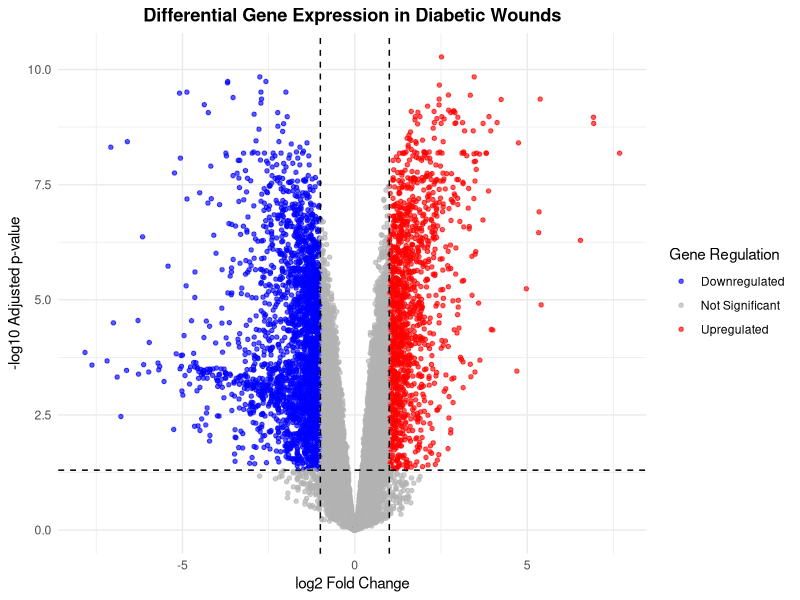
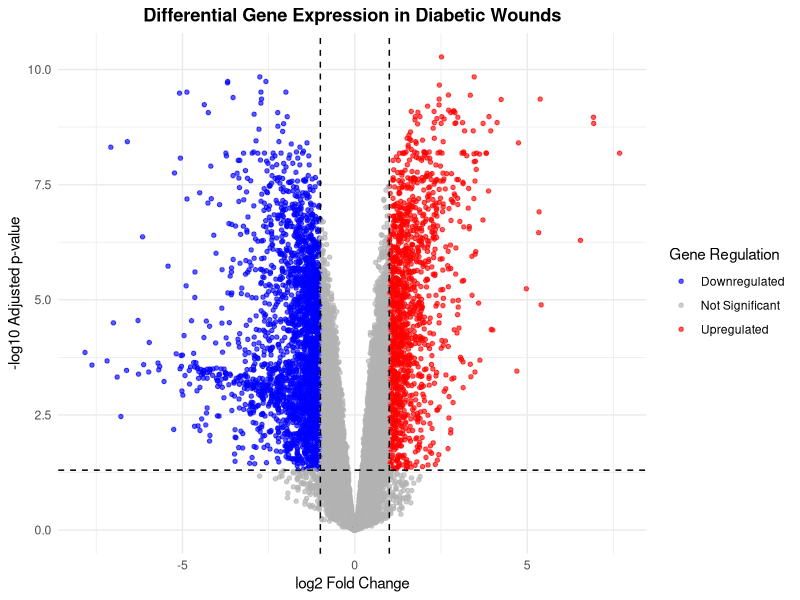

The R script that drew these images, in order: (Note: this script raises an error after producing the figures.)

# =====================================================
# STEP 4.1: Volcano Plot
# =====================================================

library(ggplot2)

# Load differential expression results
deg_results <- read.csv(
  "results/tables/all_differential_expression_results.csv"
)

# Classify genes
deg_results$regulation <- "Not Significant"

deg_results$regulation[
  deg_results$adj.P.Val < 0.05 &
    deg_results$logFC > 1
] <- "Upregulated"

deg_results$regulation[
  deg_results$adj.P.Val < 0.05 &
    deg_results$logFC < -1
] <- "Downregulated"

# Avoid log10(0)
deg_results$adj.P.Val[
  deg_results$adj.P.Val == 0
] <- .Machine$double.xmin

# Create volcano plot
volcano_plot <- ggplot(
  deg_results,
  aes(
    x = logFC,
    y = -log10(adj.P.Val),
    color = regulation
  )
) +
  geom_point(alpha = 0.65, size = 1.2) +
  scale_color_manual(
    values = c(
      "Upregulated" = "red",
      "Downregulated" = "blue",
      "Not Significant" = "grey70"
    )
  ) +
  geom_vline(
    xintercept = c(-1, 1),
    linetype = "dashed"
  ) +
  geom_hline(
    yintercept = -log10(0.05),
    linetype = "dashed"
  ) +
  labs(
    title = "Differential Gene Expression in Diabetic Wounds",
    x = "log2 Fold Change",
    y = "-log10 Adjusted p-value",
    color = "Gene Regulation"
  ) +
  theme_minimal() +
  theme(
    plot.title = element_text(
      hjust = 0.5,
      face = "bold"
    )
  )

# Display plot
print(volcano_plot)

# Save plot
ggsave(
  "results/plots/volcano_plot.png",
  volcano_plot,
  width = 10,
  height = 7,
  dpi = 300
)

cat("\nVolcano plot saved successfully.\n")

# =====================================================
# END OF STEP 4.1
# =====================================================


# =====================================================
# STEP 4.2: Heatmap of Top 50 Differentially Expressed Genes
# =====================================================

# Install pheatmap if it is not already installed
if (!requireNamespace("pheatmap", quietly = TRUE)) {
  install.packages("pheatmap")
}

library(pheatmap)

# Load significant DEG results
significant_degs <- read.csv(
  "results/tables/significant_DEGs.csv"
)

# Select top 50 genes by adjusted p-value
top_genes <- significant_degs[
  order(significant_degs$adj.P.Val),
  "gene_id"
][1:50]

# Load original expression dataset
file_path <- "data/raw/GSE199939/GSE199939_gene.tpm.matrix.annot_-_21.txt.gz"

data <- read.delim(
  gzfile(file_path),
  header = TRUE,
  sep = "\t",
  check.names = FALSE
)

# Extract expression matrix
expression_matrix <- as.matrix(data[, 5:25])
rownames(expression_matrix) <- data$gene_id

# Apply the same gene filtering used in differential expression
keep_genes <- rowSums(expression_matrix > 1) >= 3

filtered_expression <- expression_matrix[keep_genes, ]

# Log2 transformation
log_expression <- log2(filtered_expression + 1)

# Extract expression values for top 50 genes
heatmap_matrix <- log_expression[top_genes, ]

# Create sample annotation
sample_annotation <- data.frame(
  Group = ifelse(
    grepl("^DW", colnames(heatmap_matrix)),
    "Diabetic Wound",
    "Control"
  )
)

rownames(sample_annotation) <- colnames(heatmap_matrix)

# Generate heatmap
pheatmap(
  heatmap_matrix,
  scale = "row",
  annotation_col = sample_annotation,
  show_rownames = FALSE,
  show_colnames = TRUE,
  cluster_rows = TRUE,
  cluster_cols = TRUE,
  main = "Top 50 Differentially Expressed Genes",
  fontsize = 10,
  filename = "results/plots/heatmap_top50_DEGs.png",
  width = 11,
  height = 10
)

cat("\nHeatmap generated and saved successfully.\n")

# =====================================================
# END OF STEP 4.2
# =====================================================


# =====================================================
# STEP 4.3: Identify Candidate Genes
# =====================================================

# Load significant DEG results
significant_degs <- read.csv(
  "results/tables/significant_DEGs.csv"
)

# Select top 10 upregulated genes
top_upregulated <- significant_degs[
  significant_degs$logFC > 1,
]

top_upregulated <- top_upregulated[
  order(top_upregulated$adj.P.Val),
][1:10, ]

# Select top 10 downregulated genes
top_downregulated <- significant_degs[
  significant_degs$logFC < -1,
]

top_downregulated <- top_downregulated[
  order(top_downregulated$adj.P.Val),
][1:10, ]

# Combine both groups
candidate_genes <- rbind(
  top_upregulated,
  top_downregulated
)

# Select important columns
candidate_genes <- candidate_genes[
  ,
  c(
    "gene_id",
    "gene_name",
    "description",
    "logFC",
    "adj.P.Val",
    "AveExpr"
  )
]

# Display candidate genes
cat("\nTop 10 Upregulated Genes:\n")
print(top_upregulated[, c(
  "gene_id", "gene_name", "logFC", "adj.P.Val"
)])

cat("\nTop 10 Downregulated Genes:\n")
print(top_downregulated[, c(
  "gene_id", "gene_name", "logFC", "adj.P.Val"
)])

# Save candidate gene table
write.csv(
  candidate_genes,
  "results/tables/candidate_genes_top10_up_down.csv",
  row.names = FALSE
)

cat("\nCandidate gene table saved successfully.\n")

# =====================================================
# END OF STEP 4.3
# =====================================================
